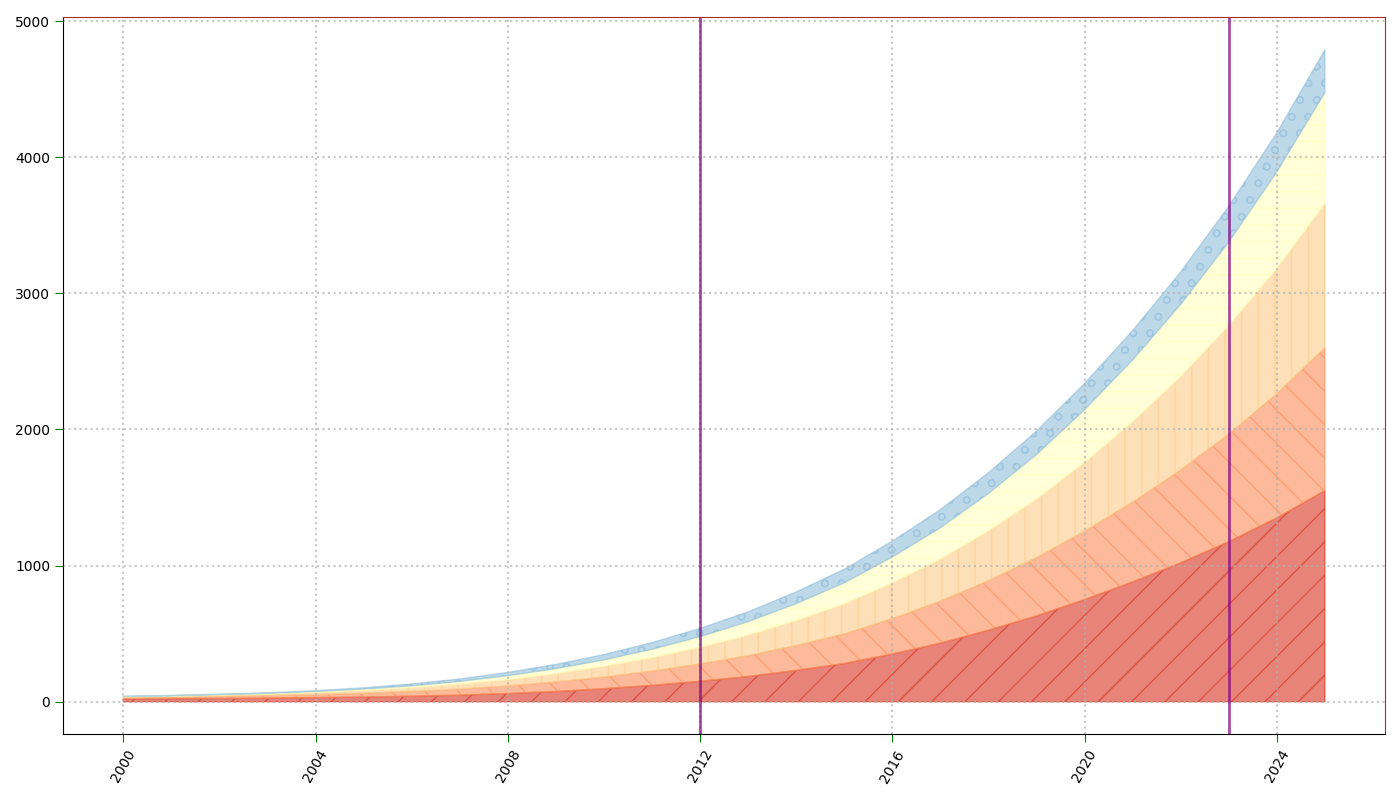

Generate this figure with Python:
import matplotlib.pyplot as plt
import numpy as np

years = np.arange(2000, 2026)
ai_innovation = np.array([20, 22, 24, 26, 30, 34, 40, 48, 60, 75, 95, 120, 150, 185, 230, 280, 350, 430, 525, 630, 750, 880, 1020, 1175, 1350, 1550])
renewable_energy = np.array([10, 12, 15, 18, 22, 28, 35, 44, 56, 70, 86, 105, 127, 153, 183, 218, 260, 308, 364, 428, 502, 586, 682, 790, 912, 1050])
biotechnology = np.array([5, 6, 8, 11, 15, 20, 27, 36, 47, 61, 78, 98, 122, 150, 183, 220, 263, 310, 365, 430, 505, 590, 687, 797, 920, 1060])
space_exploration = np.array([3, 4, 5, 6, 8, 11, 15, 21, 28, 37, 48, 62, 79, 100, 125, 155, 190, 230, 276, 328, 388, 455, 530, 615, 710, 815])
quantum_computing = np.array([1, 2, 3, 4, 6, 9, 13, 18, 24, 31, 39, 49, 60, 72, 85, 100, 116, 133, 152, 172, 193, 215, 238, 262, 287, 313])

fig, ax = plt.subplots(figsize=(14, 8))

# Create filled areas for each data series with new colors
ax.fill_between(years, ai_innovation, color='#d7301f', alpha=0.6, hatch='/')
ax.fill_between(years, ai_innovation + renewable_energy, ai_innovation, color='#fc8d59', alpha=0.6, hatch='\\')
ax.fill_between(years, ai_innovation + renewable_energy + biotechnology, ai_innovation + renewable_energy, color='#fdcc8a', alpha=0.6, hatch='|')
ax.fill_between(years, ai_innovation + renewable_energy + biotechnology + space_exploration, ai_innovation + renewable_energy + biotechnology, color='#ffffbf', alpha=0.6, hatch='-')
ax.fill_between(years, ai_innovation + renewable_energy + biotechnology + space_exploration + quantum_computing, ai_innovation + renewable_energy + biotechnology + space_exploration, color='#91bfdb', alpha=0.6, hatch='o')

ax.set_xticks(years[::4])
ax.tick_params(axis='x', rotation=60, length=6, color='green')
ax.tick_params(axis='y', length=6, color='green')
ax.grid(True, linestyle=':', linewidth=1.5, alpha=0.7)

border_color = 'brown'
plt.gca().spines['top'].set_color(border_color)
plt.gca().spines['right'].set_color(border_color)

highlight_years = [2012, 2023]
for year in highlight_years:
    ax.axvline(x=year, color='purple', linestyle='-', linewidth=2, alpha=0.7)

plt.tight_layout()
plt.show()
